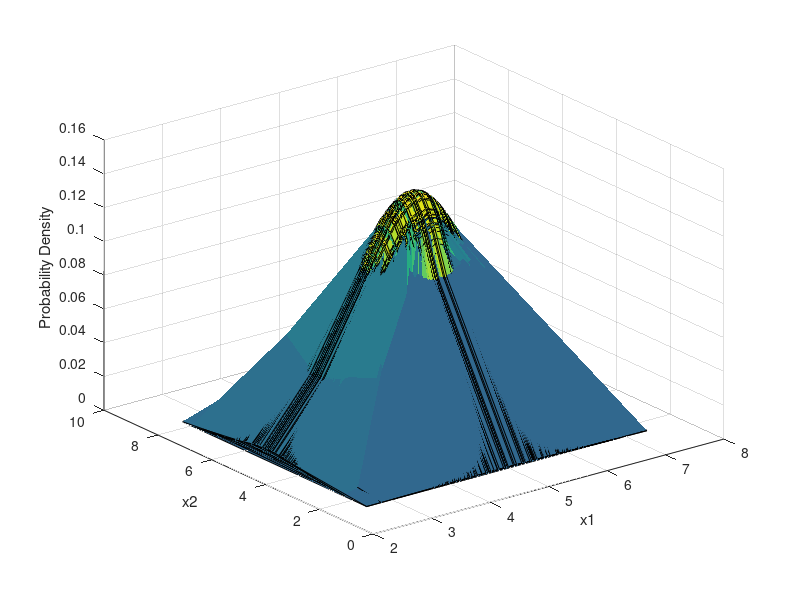

Write the MATLAB code that produced this figure.
X = load('data_lvq_A(1).mat');    
Y = load('data_lvq_B(1).mat');

mu = [ mean(Y.matB(:,1)) mean(Y.matB(:,2))];
Sigma = [std(Y.matB(:,1)) std(Y.matB(:,2))];
x1 = Y.matB(:,1); x2 = Y.matB(:,2);
[X1,X2] = meshgrid(x1,x2);
F = mvnpdf([X1(:) X2(:)],mu,Sigma);
F = reshape(F,length(x2),length(x1));
surf(x1,x2,F);
caxis([min(F(:))-.5*range(F(:)),max(F(:))]);
xlabel('x1'); ylabel('x2'); zlabel('Probability Density');